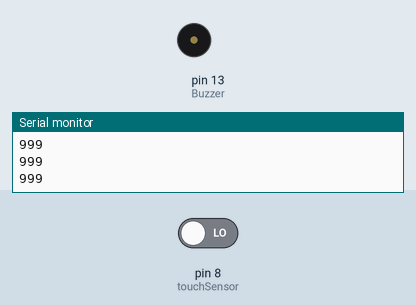
A sketch run on a simulated Arduino Uno, built with avr-gcc and run on an emulated ATmega328P. Shown: buzzer (waves = sounding), the last lines printed to the serial monitor. The inputs (shaded band) are chosen by the test bench; at power-on: pin 8 (touchSensor) LOW.

Above: at 1.2 s.
1.3 s: pin 8 (touchSensor) driven HIGH
At 2.4 s:
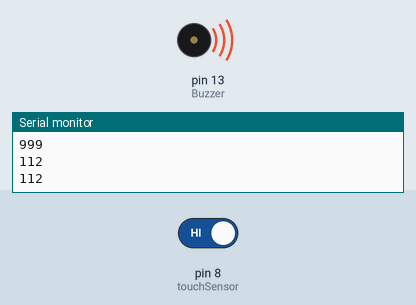
Timing chart, 0 to 10.3 s (numbered marks = the images above; inputs shaded):
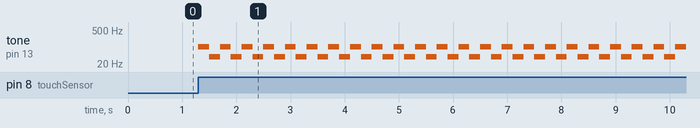

The sketch:

sketch_aug12a.ino
```cpp
int touchSensor=8;
int Buzzer=13;
int melody[] =    {100, 40};

void setup(){
  Serial.begin(9600);
  pinMode(Buzzer, OUTPUT);
  pinMode(touchSensor, INPUT);
}

void loop(){
  int touchValue=digitalRead(touchSensor);

  if(touchValue==HIGH){
    digitalWrite(Buzzer, HIGH);
    for (int j = 0; j < 7; j++) {
      for (int i = 0; i < 2; i++) {
        tone(13, melody[i], 400);
        delay(200);
        noTone(13);
    }
    Serial.println("112");
  }
  }
else{
    digitalWrite(Buzzer, LOW);
    Serial.println("999");
  }
}
```

Measured:
- after the input at 1.3 s, tone on pin 13 (Buzzer): alternates 100 Hz for 0.20 s and 40 Hz for 0.20 s, starting at once
